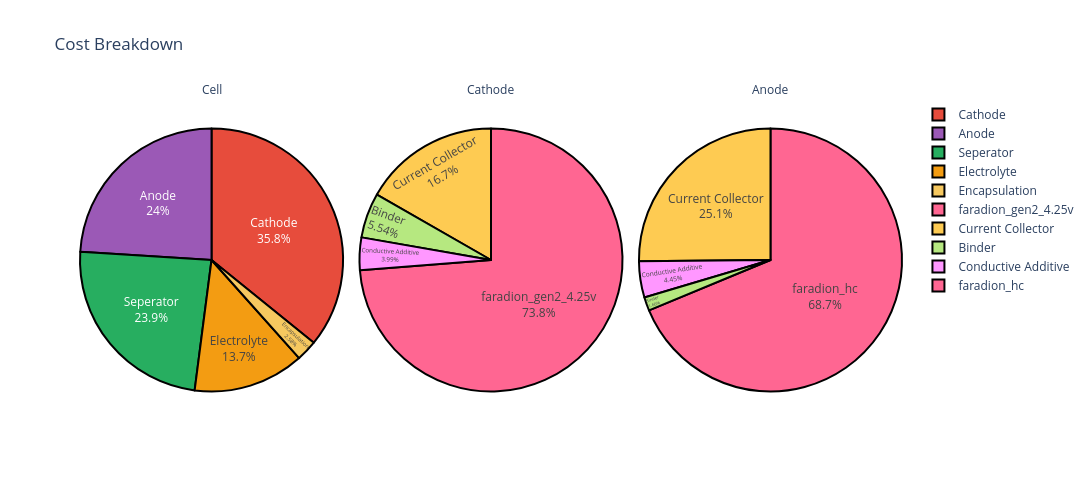

This figure's notebook cell:
### Code cell
figure = cell.get_cost_breakdown_plot(width=1200, height=500)
figure.show()

### Figure 1 — Plotly figure (JSON) as saved in the notebook; plotly's stock layout.template omitted (floating-point values rounded to 4 significant figures)
{"data": [{"customdata": [["Electrolyte"], ["Encapsulation"], ["Cathode"], ["Anode"], ["Seperator"]], "domain": {"x": [0, 0.32], "y": [0, 1]}, "hovertemplate": "level=Cell<br>component=%{customdata[0]}<br>cost=%{value}<extra></extra>", "labels": ["Electrolyte", "Encapsulation", "Cathode", "Anode", "Seperator"], "legendgroup": "", "marker": {"colors": ["#F39C12", "#F6C85F", "#E74C3C", "#9B59B6", "#27AE60"], "line": {"color": "#000000", "width": 2}}, "name": "", "showlegend": true, "textinfo": "percent+label", "textposition": "inside", "type": "pie", "values": [1.06, 0.2, 2.781, 1.864, 1.859]}, {"customdata": [["faradion_gen2_4.25v"], ["Binder"], ["Conductive Additive"], ["Current Collector"]], "domain": {"x": [0.34, 0.66], "y": [0, 1]}, "hovertemplate": "level=Cathode<br>component=%{customdata[0]}<br>cost=%{value}<extra></extra>", "labels": ["faradion_gen2_4.25v", "Binder", "Conductive Additive", "Current Collector"], "legendgroup": "", "marker": {"colors": ["#FF6692", "#B6E880", "#FF97FF", "#FECB52"], "line": {"color": "#000000", "width": 2}}, "name": "", "showlegend": true, "textinfo": "percent+label", "textposition": "inside", "type": "pie", "values": [2.052, 0.154, 0.111, 0.465]}, {"customdata": [["faradion_hc"], ["Binder"], ["Conductive Additive"], ["Current Collector"]], "domain": {"x": [0.68, 1.0], "y": [0, 1]}, "hovertemplate": "level=Anode<br>component=%{customdata[0]}<br>cost=%{value}<extra></extra>", "labels": ["faradion_hc", "Binder", "Conductive Additive", "Current Collector"], "legendgroup": "", "marker": {"colors": ["#FF6692", "#B6E880", "#FF97FF", "#FECB52"], "line": {"color": "#000000", "width": 2}}, "name": "", "showlegend": true, "textinfo": "percent+label", "textposition": "inside", "type": "pie", "values": [1.282, 0.031, 0.083, 0.469]}], "layout": {"annotations": [{"font": {}, "showarrow": false, "text": "Cell", "x": 0.16, "xanchor": "center", "xref": "paper", "y": 1, "yanchor": "bottom", "yref": "paper"}, {"font": {}, "showarrow": false, "text": "Cathode", "x": 0.5, "xanchor": "center", "xref": "paper", "y": 1, "yanchor": "bottom", "yref": "paper"}, {"font": {}, "showarrow": false, "text": "Anode", "x": 0.84, "xanchor": "center", "xref": "paper", "y": 1, "yanchor": "bottom", "yref": "paper"}], "height": 500, "legend": {"tracegroupgap": 0}, "title": {"text": "Cost Breakdown"}, "width": 1200}}
